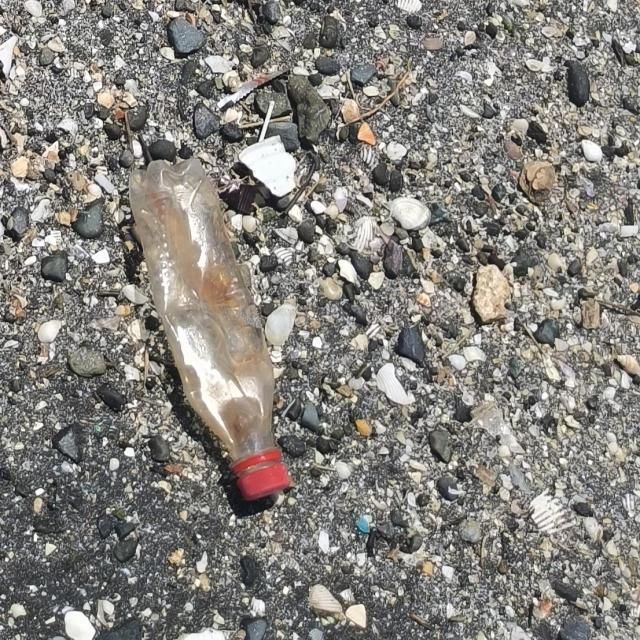
#> input picture datasets/extracted/Garbage Detection.v1i.yolov8/test/images/ManilaBay_0625596_jpg.rf.b6e5c59ba479c38c28ea3e027804c195.jpg, 640 x 640 px
$ python -i color_segmentation.py   (imports and definitions only)
#> lines starting #> are read from the running program, lines starting #| are printed output that depends on the picture; after the words box and inside, x2 and y2 are one past the last pixel; in counts of white or black regions, pixels touching at a corner belong together
import cv2
import numpy as np

# Secondary detector used to complement YOLO when small/low-confidence litter is missed.
class ColorSegmentationDetector:
    """
    Secondary litter detection module for Harmony HOL.
    Uses Background Subtraction (MOG2) and HSV Color Masking
    to detect litter that YOLOv8n fails to detect.

    Author: Kolasani Venkat
    Task: Group 3, Team C, Student 5 — Color Segmentation
    Theme: Digital Image Processing

    Pipeline:
        Stage 1 — MOG2 background subtraction (detects newly dropped litter by motion)
        Stage 2 — HSV colour masking (detects stationary litter by colour)
        Stage 3 — Contour filtering + morphological operations (removes noise)
        Stage 4 — IoU fusion gate with centroid-in-box check (removes YOLO duplicates)
        Stage 5 — Duration filter (suppresses transient false positives e.g. walking people)
    """

    def __init__(self):
        # --- Stage 1: MOG2 Background Subtractor ---
        # history=500: ~16 seconds of background memory at 30fps
        # varThreshold=50: conservative sensitivity — reduces cloud/shadow false triggers
        # detectShadows=True: marks shadow pixels grey (127) instead of white
        self.bg_subtractor = cv2.createBackgroundSubtractorMOG2(
            history=500,
            varThreshold=50,
            detectShadows=True
        )

        # --- Stage 2: HSV Colour Ranges for Common Campus Litter ---
        # Each entry: (lower_bound, upper_bound) in HSV colour space.
        # HSV separates hue from brightness — same colour range works in sunlight and shade.
        self.hsv_ranges = {
            "red_wrapper": [
                (np.array([0,   100, 100]), np.array([10,  255, 255])),   # Lower red
                (np.array([160, 100, 100]), np.array([179, 255, 255]))    # Upper red (wraps in HSV)
            ],
            "yellow_wrapper": [
                (np.array([20, 100, 100]), np.array([35, 255, 255]))
            ],
            "orange_wrapper": [
                (np.array([10, 100, 100]), np.array([20, 255, 255]))
            ],
            "white_styrofoam": [
                (np.array([0, 0, 190]), np.array([179, 40, 255]))         # Widened: catches receipts, paper, styrofoam
            ],
            "blue_plastic": [
                (np.array([100, 100, 100]), np.array([130, 255, 255]))
            ]
        }

        # --- Stage 3: Contour Filtering Parameters ---
        self.min_contour_area = 800    # Lowered from 1500 — catches small receipts and flat paper litter
        self.max_contour_area = 20000  # Above this = wall, person, large shadow (tightened from 30000)

        # --- Stage 5: Duration Filter ---
        # A secondary detection must persist in roughly the same position for
        # at least DURATION_THRESHOLD consecutive frames before being accepted.
        # Walking people clear the position in <0.5s. Dropped litter does not.
        self.DURATION_THRESHOLD = 15       # Frames required (~0.5s at 30fps)
        self.POSITION_TOLERANCE = 40       # Pixels — how close counts as "same position"
        self._duration_tracker = {}        # key: (cx, cy) bucket → frame count

        # --- Detection Output ---
        self.secondary_detections = []

    # =============================================
    # ROI MASK
    # =============================================
    def apply_roi_mask(self, mask, frame_height):
        """
        Blacks out the top SKY_FRACTION of the mask.
        Eliminates sky, building tops, and distant walls from consideration.
        """
        SKY_FRACTION = 0.30
        cutoff = int(frame_height * SKY_FRACTION)
        mask[:cutoff, :] = 0
        return mask

    # =============================================
    # STAGE 1: BACKGROUND SUBTRACTION
    # =============================================
    def apply_background_subtraction(self, frame):
        """
        Applies MOG2 to detect newly appeared foreground objects.
        Returns a binary mask — white = new foreground object.
        Shadow pixels (grey value 127) are removed before contour extraction.
        """
        fg_mask = self.bg_subtractor.apply(frame)

        # Threshold removes shadows (value 127) — keeps only solid white foreground
        _, fg_mask = cv2.threshold(fg_mask, 200, 255, cv2.THRESH_BINARY)

        # Morphological operations to clean up noise
        kernel = cv2.getStructuringElement(cv2.MORPH_ELLIPSE, (5, 5))
        fg_mask = cv2.morphologyEx(fg_mask, cv2.MORPH_OPEN,  kernel)  # Remove small specks
        fg_mask = cv2.morphologyEx(fg_mask, cv2.MORPH_CLOSE, kernel)  # Fill small holes

        # Remove sky region
        fg_mask = self.apply_roi_mask(fg_mask, frame.shape[0])

        return fg_mask

    # =============================================
    # STAGE 2: HSV COLOUR MASKING
    # =============================================
    def apply_hsv_masking(self, frame):
        """
        Converts frame to HSV and masks for known litter colours.
        Returns a combined binary mask of all detected colour regions.
        Hue channel is illumination-stable — same range works in sunlight and shade.
        """
        hsv_frame = cv2.cvtColor(frame, cv2.COLOR_BGR2HSV)
        combined_mask = np.zeros(frame.shape[:2], dtype=np.uint8)

        for colour_name, ranges in self.hsv_ranges.items():
            for (lower, upper) in ranges:
                mask = cv2.inRange(hsv_frame, lower, upper)
                combined_mask = cv2.bitwise_or(combined_mask, mask)

        # Clean up the combined mask
        kernel = cv2.getStructuringElement(cv2.MORPH_ELLIPSE, (7, 7))
        combined_mask = cv2.morphologyEx(combined_mask, cv2.MORPH_OPEN,  kernel)
        combined_mask = cv2.morphologyEx(combined_mask, cv2.MORPH_CLOSE, kernel)

        # Remove sky region
        combined_mask = self.apply_roi_mask(combined_mask, frame.shape[0])

        return combined_mask

    # =============================================
    # STAGE 3: CONTOUR FILTERING
    # =============================================
    def extract_detections_from_mask(self, mask, label):
        """
        Finds contours in a binary mask and filters by area.
        Returns list of bounding boxes [x1, y1, x2, y2, label].
        min_contour_area rejects noise; max_contour_area rejects walls/people/bags.
        """
        contours, _ = cv2.findContours(mask, cv2.RETR_EXTERNAL, cv2.CHAIN_APPROX_SIMPLE)
        detections = []

        for cnt in contours:
            area = cv2.contourArea(cnt)
            if self.min_contour_area <= area <= self.max_contour_area:
                x, y, w, h = cv2.boundingRect(cnt)
                detections.append((x, y, x + w, y + h, label))

        return detections

    # =============================================
    # STAGE 4: FUSION GATE
    # =============================================
    def fusion_gate(self, secondary_detections, yolo_litter_boxes, exclusion_boxes):
        """
        Removes secondary detections that duplicate YOLO litter detections,
        or that fall inside known non-litter regions (persons, large objects).

        Two suppression checks per secondary detection:
          1. Centroid-in-box: if center point of secondary detection falls inside
             any YOLO litter box → same object, suppress.
          2. IoU fallback: if IoU with any YOLO litter box > 0.30 → suppress.
          3. Exclusion zone: if center point falls inside any exclusion box
             (person, building etc from COCO) → suppress.

        yolo_litter_boxes : list of [x1,y1,x2,y2] from retrained litter model
        exclusion_boxes   : list of [x1,y1,x2,y2] from COCO (persons, buildings etc)
        """
        new_detections = []

        for det in secondary_detections:
            x1, y1, x2, y2, label = det
            cx = (x1 + x2) // 2
            cy = (y1 + y2) // 2
            suppress = False

            # Check against YOLO litter boxes
            for ybox in yolo_litter_boxes:
                # Centroid-in-box check (robust for mismatched box sizes)
                if ybox[0] < cx < ybox[2] and ybox[1] < cy < ybox[3]:
                    suppress = True
                    break
                # IoU fallback (catches partial overlaps)
                if self.compute_iou((x1, y1, x2, y2), ybox) > 0.30:
                    suppress = True
                    break

            # Check against exclusion zones (persons, buildings from COCO)
            if not suppress:
                for ebox in exclusion_boxes:
                    if ebox[0] < cx < ebox[2] and ebox[1] < cy < ebox[3]:
                        suppress = True
                        break

            if not suppress:
                new_detections.append(det)

        return new_detections

    # [18 lines left out: function compute_iou, not called in this run]

    # =============================================
    # STAGE 5: DURATION FILTER
    # =============================================
    def apply_duration_filter(self, candidates, exclusion_boxes=[]):
        """
        Only accepts detections that have persisted in the same position for
        at least DURATION_THRESHOLD consecutive frames.

        Mechanism: center points are bucketed to a grid (POSITION_TOLERANCE px).
        Each bucket accumulates a frame count. Buckets that reach the threshold
        are accepted. Buckets not seen this frame are decremented and removed.

        Exclusion zone clearing: any bucket whose center falls inside an exclusion
        box (person, bag etc.) is immediately zeroed — even if it had been
        accumulating from before COCO detected the object. This prevents a person
        who stands still from eventually passing the duration threshold.

        Walking people:  clear position in <15 frames → never accepted.
        Standing people: bucket zeroed every frame by exclusion zone → never accepted.
        Dropped litter:  stays, accumulates, accepted after ~0.5s.
        """
        # Build set of active buckets this frame
        active_buckets = set()
        for (x1, y1, x2, y2, label) in candidates:
            cx = ((x1 + x2) // 2) // self.POSITION_TOLERANCE
            cy = ((y1 + y2) // 2) // self.POSITION_TOLERANCE
            active_buckets.add((cx, cy))
            self._duration_tracker[(cx, cy)] = self._duration_tracker.get((cx, cy), 0) + 1

        # Zero out any bucket whose real-world position falls inside an exclusion zone.
        # Converts bucket coords back to pixel coords for the center-point check.
        for bucket in list(self._duration_tracker.keys()):
            bx = bucket[0] * self.POSITION_TOLERANCE + self.POSITION_TOLERANCE // 2
            by = bucket[1] * self.POSITION_TOLERANCE + self.POSITION_TOLERANCE // 2
            for ebox in exclusion_boxes:
                if ebox[0] < bx < ebox[2] and ebox[1] < by < ebox[3]:
                    self._duration_tracker[bucket] = 0
                    break

        # Decrement and clean up buckets not seen this frame
        for bucket in list(self._duration_tracker.keys()):
            if bucket not in active_buckets:
                self._duration_tracker[bucket] -= 2  # Decay faster than accumulation
                if self._duration_tracker[bucket] <= 0:
                    del self._duration_tracker[bucket]

        # Accept only candidates whose bucket has reached the threshold
        accepted = []
        for (x1, y1, x2, y2, label) in candidates:
            cx = ((x1 + x2) // 2) // self.POSITION_TOLERANCE
            cy = ((y1 + y2) // 2) // self.POSITION_TOLERANCE
            if self._duration_tracker.get((cx, cy), 0) >= self.DURATION_THRESHOLD:
                accepted.append((x1, y1, x2, y2, label))

        return accepted

    # =============================================
    # MAIN ENTRY POINT
    # =============================================
    def detect(self, frame, yolo_litter_boxes=[], exclusion_boxes=[]):
        """
        Full pipeline: runs all stages and returns confirmed new detections.
        Call once per frame from the main Harmony loop.

        Parameters
        ----------
        frame             : BGR frame from camera
        yolo_litter_boxes : YOLO retrained model detections [x1,y1,x2,y2]
        exclusion_boxes   : COCO model detections to suppress (persons, buildings)

        Returns
        -------
        confirmed_detections : list of (x1,y1,x2,y2,label) — new litter only
        bg_mask              : MOG2 binary mask (for debug window)
        hsv_mask             : HSV colour mask (for debug window)
        """
        # Stage 1 — motion-based detection
        bg_mask = self.apply_background_subtraction(frame)
        bg_detections = self.extract_detections_from_mask(bg_mask, "litter_motion")

        # Stage 2 — colour-based detection
        hsv_mask = self.apply_hsv_masking(frame)
        hsv_detections = self.extract_detections_from_mask(hsv_mask, "litter_colour")

        # Merge both detection streams
        all_secondary = bg_detections + hsv_detections

        # Stage 4 — remove YOLO duplicates and exclusion zones
        filtered = self.fusion_gate(all_secondary, yolo_litter_boxes, exclusion_boxes)

        # Stage 5 — remove transient detections (walking people, flickering)
        # Also passes exclusion_boxes so standing people never accumulate past threshold
        confirmed = self.apply_duration_filter(filtered, exclusion_boxes)

        self.secondary_detections = confirmed
        return confirmed, bg_mask, hsv_mask

    # [10 lines left out: function draw_detections, not called in this run]

>>> import cv2
>>> picture = cv2.imread('datasets/extracted/Garbage Detection.v1i.yolov8/test/images/ManilaBay_0625596_jpg.rf.b6e5c59ba479c38c28ea3e027804c195.jpg')
#> picture is the input picture: shape (640, 640, 3); mean B, G, R 124.4, 129.7, 132.7
>>> result = ColorSegmentationDetector().detect(picture)
#> in extract_detections_from_mask, `contours, _ = cv2.findContours(mask, cv2.RETR_EXTERNAL, cv2.CHAIN_APPR..`: contours = []
#> after the loop in apply_hsv_masking, `for colour_name, ranges in self.hsv_ranges.items():`:
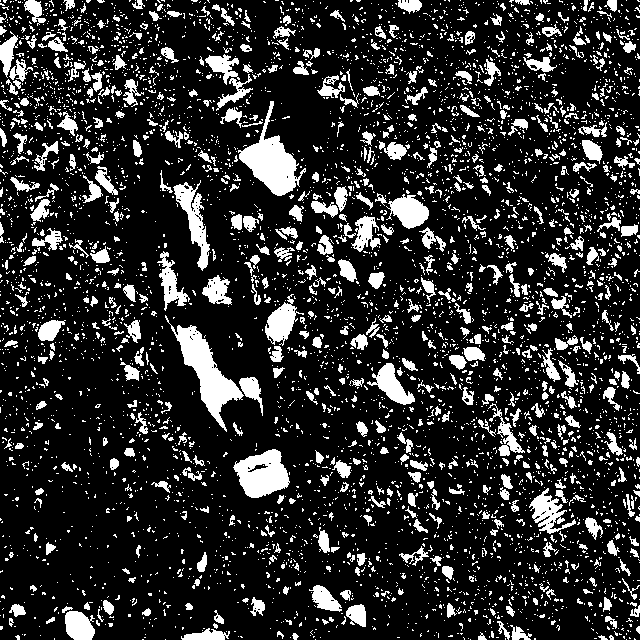
#> combined_mask: shape (640, 640); 17.4% white; 5253 white regions (4630 under 20 px), largest, box (x1, y1, x2, y2) and area: (165, 315, 244, 432) 2532, (238, 101, 306, 196) 2342, (233, 449, 290, 498) 1798
#> in apply_hsv_masking, `combined_mask = cv2.morphologyEx(combined_mask, cv2.MORPH_OPEN,  kernel)`:
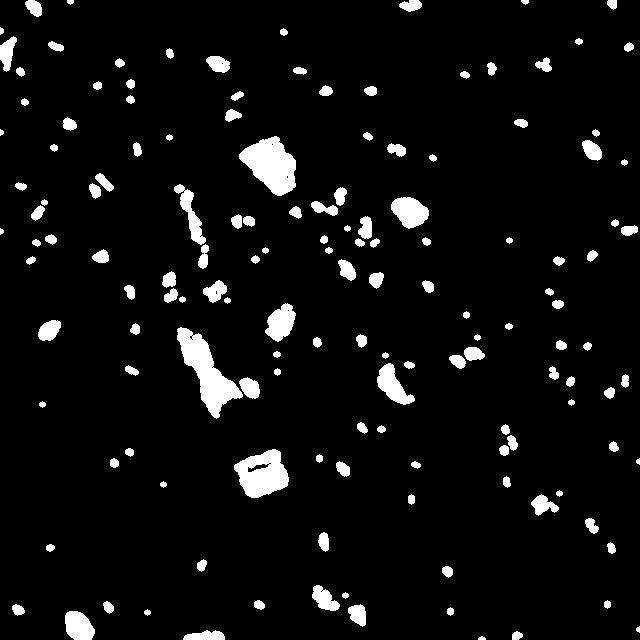
#> combined_mask: shape (640, 640); 5.8% white; 147 white regions, largest, box (x1, y1, x2, y2) and area: (177, 327, 243, 419) 2311, (239, 136, 296, 196) 2115, (234, 449, 289, 498) 1760
#> in apply_hsv_masking, `combined_mask = cv2.morphologyEx(combined_mask, cv2.MORPH_CLOSE, kernel)`:
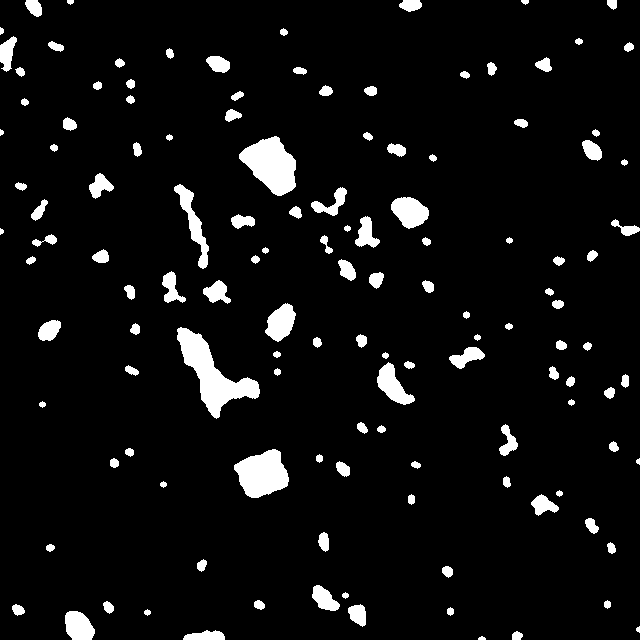
#> combined_mask: shape (640, 640); 6% white; 130 white regions, largest, box (x1, y1, x2, y2) and area: (177, 327, 260, 419) 2695, (239, 136, 296, 196) 2126, (234, 449, 289, 498) 1841
#> call 2 of apply_roi_mask, with frame_height = 640
#> in apply_roi_mask (call 2), `mask[:cutoff, :] = 0`:
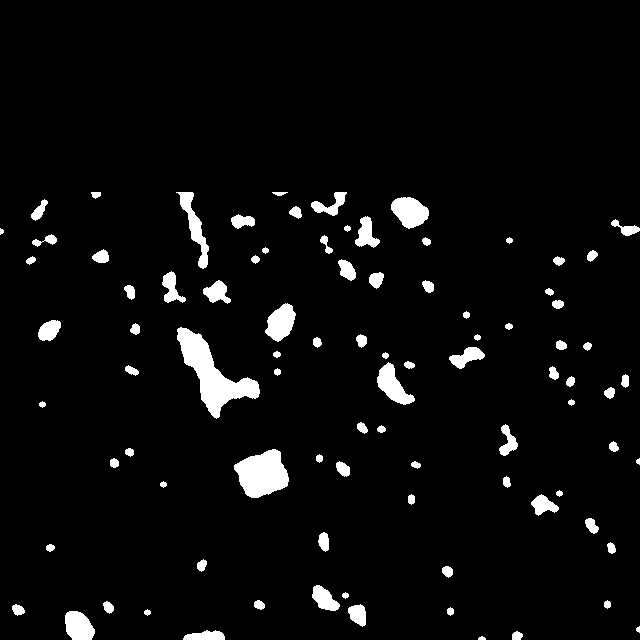
#> mask: shape (640, 640); 4.4% white; 90 white regions
#> in extract_detections_from_mask (call 2), `contours, _ = cv2.findContours(mask, cv2.RETR_EXTERNAL, cv2.CHAIN_APPR..`: contours = 90 contours, 4 with area under 20; largest, box (x1, y1, x2, y2) and area: (177, 327, 260, 419) 2565, (234, 449, 289, 498) 1766, (391, 197, 429, 229) 790, (265, 303, 296, 342) 726, (377, 362, 415, 405) 720
#> the loop in extract_detections_from_mask (call 2), `for cnt in contours:` made 90 passes
#> (area, x, y, w, h) on passes 31, 55: (1765.5, 234, 449, 55, 49), (2565, 177, 327, 83, 92)
#> in detect, `hsv_detections = self.extract_detections_from_mask(hsv_mask, "litter_c..`: hsv_detections = [(234, 449, 289, 498, 'litter_colour'), (177, 327, 260, 419, 'litter_colour')]
#> in detect, `all_secondary = bg_detections + hsv_detections`: all_secondary has the same summary as hsv_detections
#> the loop in fusion_gate, `for det in secondary_detections:` made 2 passes
#> (x1, y1, x2, y2, label, cx, cy) on passes 1 to 2: (234, 449, 289, 498, 'litter_colour', 261, 473), (177, 327, 260, 419, 'litter_colour', 218, 373)
#> after the loop in fusion_gate, `for det in secondary_detections:`: new_detections has the same summary as hsv_detections in detect
#> in detect, `filtered = self.fusion_gate(all_secondary, yolo_litter_boxes, exclusio..`: filtered has the same summary as hsv_detections
#> the loop in apply_duration_filter, `for (x1, y1, x2, y2, label) in candidates:` made 2 passes
#> (x1, y1, x2, y2, label, cx, cy) on passes 1 to 2: (234, 449, 289, 498, 'litter_colour', 6, 11), (177, 327, 260, 419, 'litter_colour', 5, 9)
#> after the loop in apply_duration_filter, `for (x1, y1, x2, y2, label) in candidates:`: active_buckets = 2 items; self._duration_tracker = {(6, 11): 1, (5, 9): 1}
#> the loop in apply_duration_filter, `for bucket in list(self._duration_tracker.keys()):` made 2 passes
#> (bucket, bx, by) on passes 1 to 2: ((6, 11), 260, 460), ((5, 9), 220, 380)
#> the loop in apply_duration_filter, `for bucket in list(self._duration_tracker.keys()):` made 2 passes
#> after the loop in apply_duration_filter, `for (x1, y1, x2, y2, label) in candidates:`: accepted = []
